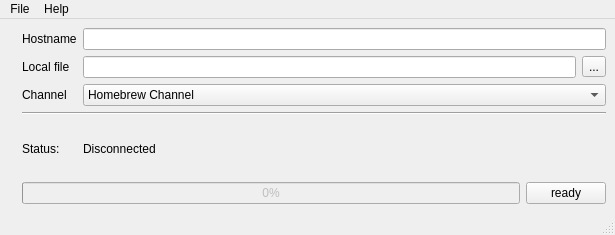
<ui version="4.0" >
 <class>mainform</class>
 <widget class="QMainWindow" name="mainform" >
  <property name="geometry" >
   <rect>
    <x>0</x>
    <y>0</y>
    <width>615</width>
    <height>235</height>
   </rect>
  </property>
  <property name="windowTitle" >
   <string>WiiTCPLoadGUI v0.02d</string>
  </property>
  <property name="windowIcon" >
   <iconset resource="../resource.qrc" >:/actions/icons/actions/console.png</iconset>
  </property>
  <widget class="QWidget" name="centralwidget" >
   <layout class="QGridLayout" >
    <item rowspan="2" row="0" column="0" >
     <layout class="QGridLayout" >
      <item row="0" column="0" >
       <widget class="QLabel" name="label_5" >
        <property name="text" >
         <string/>
        </property>
        <property name="pixmap" >
         <pixmap resource="../resource.qrc" >:/console/icons/wiitcpload152.png</pixmap>
        </property>
       </widget>
      </item>
     </layout>
    </item>
    <item row="0" column="1" >
     <layout class="QGridLayout" >
      <item row="0" column="0" >
       <widget class="QLabel" name="label_6" >
        <property name="text" >
         <string>Hostname</string>
        </property>
       </widget>
      </item>
      <item row="0" column="1" colspan="2" >
       <widget class="QLineEdit" name="wiiHostName" >
        <property name="statusTip" >
         <string>Hostname</string>
        </property>
       </widget>
      </item>
      <item row="1" column="0" >
       <widget class="QLabel" name="label_7" >
        <property name="text" >
         <string>Local file</string>
        </property>
       </widget>
      </item>
      <item row="1" column="1" >
       <widget class="QLineEdit" name="localFile" >
        <property name="statusTip" >
         <string>Local file</string>
        </property>
       </widget>
      </item>
      <item row="1" column="2" >
       <widget class="QToolButton" name="openFile" >
        <property name="statusTip" >
         <string>Open</string>
        </property>
        <property name="text" >
         <string>...</string>
        </property>
       </widget>
      </item>
      <item row="2" column="0" >
       <widget class="QLabel" name="label_8" >
        <property name="text" >
         <string>Channel</string>
        </property>
       </widget>
      </item>
      <item row="2" column="1" colspan="2" >
       <widget class="QComboBox" name="channelSelect" >
        <property name="statusTip" >
         <string>Select your channel</string>
        </property>
        <item>
         <property name="text" >
          <string>Homebrew Channel</string>
         </property>
        </item>
        <item>
         <property name="text" >
          <string>TCPLoader Channel</string>
         </property>
        </item>
       </widget>
      </item>
      <item row="3" column="0" colspan="3" >
       <widget class="Line" name="line" >
        <property name="orientation" >
         <enum>Qt::Horizontal</enum>
        </property>
       </widget>
      </item>
      <item row="4" column="0" >
       <widget class="QLabel" name="label" >
        <property name="text" >
         <string>Status:</string>
        </property>
       </widget>
      </item>
      <item row="4" column="1" colspan="2" >
       <widget class="QLabel" name="statusLabel" >
        <property name="text" >
         <string>Disconnected</string>
        </property>
       </widget>
      </item>
     </layout>
    </item>
    <item row="1" column="1" >
     <layout class="QGridLayout" >
      <item row="0" column="1" >
       <widget class="QPushButton" name="readyBtn" >
        <property name="sizePolicy" >
         <sizepolicy vsizetype="Fixed" hsizetype="Fixed" >
          <horstretch>0</horstretch>
          <verstretch>0</verstretch>
         </sizepolicy>
        </property>
        <property name="statusTip" >
         <string>Connect &amp; stream file</string>
        </property>
        <property name="text" >
         <string>ready</string>
        </property>
        <property name="icon" >
         <iconset resource="../resource.qrc" >:/actions/icons/actions/button_ok.png</iconset>
        </property>
       </widget>
      </item>
      <item row="0" column="0" >
       <widget class="QProgressBar" name="progressBar" >
        <property name="enabled" >
         <bool>false</bool>
        </property>
        <property name="value" >
         <number>0</number>
        </property>
       </widget>
      </item>
     </layout>
    </item>
   </layout>
  </widget>
  <widget class="QMenuBar" name="menubar" >
   <property name="geometry" >
    <rect>
     <x>0</x>
     <y>0</y>
     <width>615</width>
     <height>26</height>
    </rect>
   </property>
   <property name="statusTip" >
    <string/>
   </property>
   <widget class="QMenu" name="menuFile" >
    <property name="title" >
     <string>File</string>
    </property>
    <addaction name="actionOpen" />
    <addaction name="separator" />
    <addaction name="actionExit" />
   </widget>
   <widget class="QMenu" name="menuHelp" >
    <property name="title" >
     <string>Help</string>
    </property>
    <addaction name="actionAboutQt" />
    <addaction name="actionAboutProgram" />
   </widget>
   <addaction name="menuFile" />
   <addaction name="menuHelp" />
  </widget>
  <widget class="QStatusBar" name="statusbar" />
  <action name="actionExit" >
   <property name="icon" >
    <iconset resource="../resource.qrc" >:/actions/icons/actions/exit.png</iconset>
   </property>
   <property name="text" >
    <string>Exit</string>
   </property>
   <property name="statusTip" >
    <string>Exit</string>
   </property>
  </action>
  <action name="actionOpen" >
   <property name="icon" >
    <iconset resource="../resource.qrc" >:/actions/icons/actions/document_open_folder.png</iconset>
   </property>
   <property name="text" >
    <string>Open</string>
   </property>
   <property name="statusTip" >
    <string>Open</string>
   </property>
  </action>
  <action name="actionAboutQt" >
   <property name="enabled" >
    <bool>false</bool>
   </property>
   <property name="text" >
    <string>About Qt</string>
   </property>
   <property name="statusTip" >
    <string>About Qt</string>
   </property>
   <property name="autoRepeat" >
    <bool>false</bool>
   </property>
   <property name="visible" >
    <bool>false</bool>
   </property>
   <property name="iconVisibleInMenu" stdset="0" >
    <bool>false</bool>
   </property>
  </action>
  <action name="actionAboutProgram" >
   <property name="icon" >
    <iconset resource="../resource.qrc" >:/actions/icons/actions/console.png</iconset>
   </property>
   <property name="text" >
    <string>About WiiTCPLoadGUI</string>
   </property>
   <property name="statusTip" >
    <string>About WiiTCPLoadGUI</string>
   </property>
   <property name="visible" >
    <bool>true</bool>
   </property>
   <property name="iconVisibleInMenu" stdset="0" >
    <bool>true</bool>
   </property>
  </action>
  <action name="actionManagerRun" >
   <property name="enabled" >
    <bool>false</bool>
   </property>
   <property name="icon" >
    <iconset/>
   </property>
   <property name="text" >
    <string>Run Manager</string>
   </property>
  </action>
 </widget>
 <resources>
  <include location="../resource.qrc" />
 </resources>
 <connections/>
</ui>
